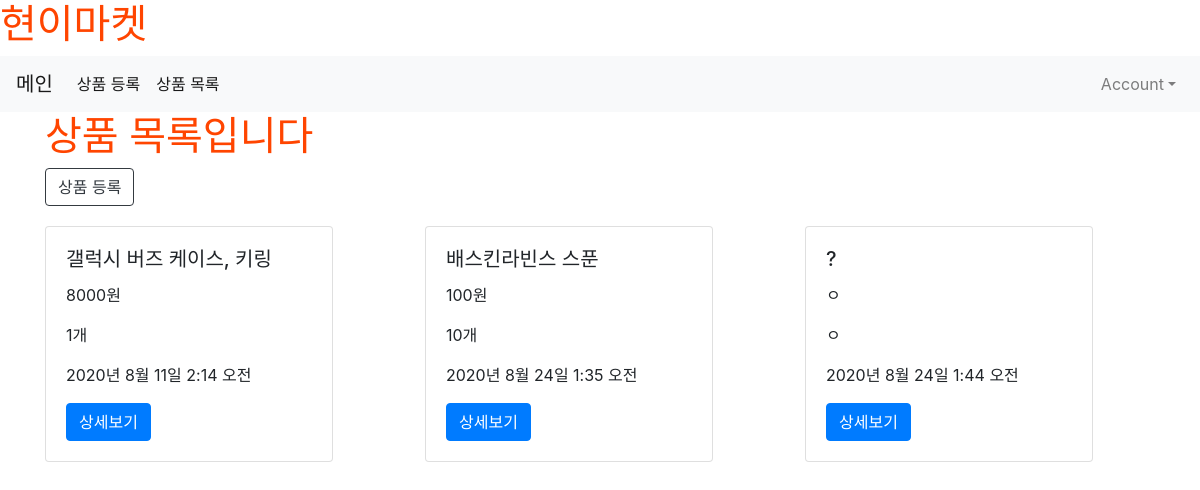
Before: /product/ (signed in) with the older database file.
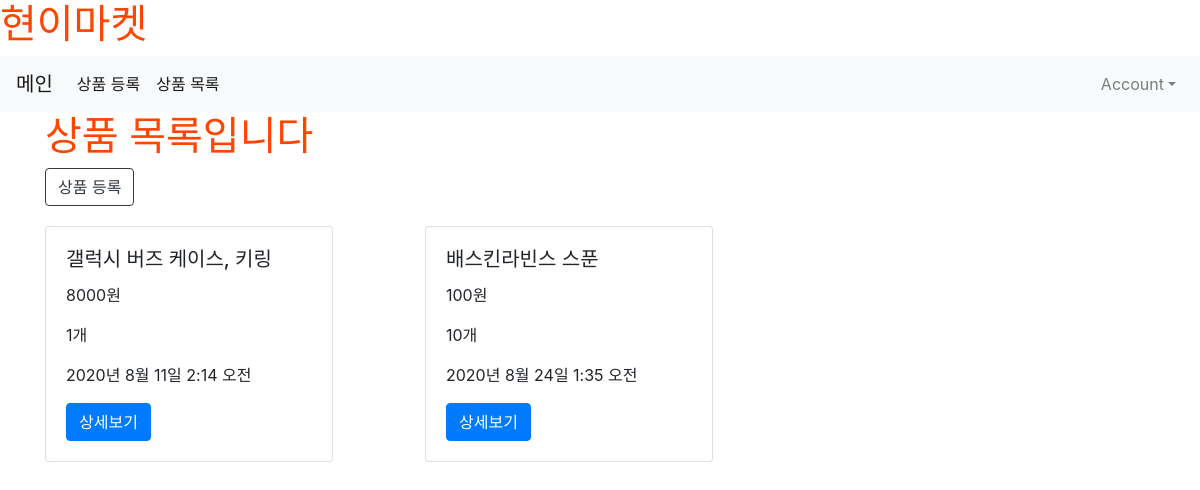
After: the same page with the newer database file.
### product/models.py (models this page shows)
class Product(models.Model):
    title = models.CharField(max_length= 50, null=False)
    content = models.TextField()
    price = models.CharField(max_length= 50, null=False)
    stock = models.CharField(max_length= 50, null=False)
    image = models.ImageField(upload_to='images/', null=True)
    created_at = models.DateTimeField(auto_now_add = True)
    updated_at = models.DateTimeField(auto_now = True)
    writer = models.ForeignKey(User, on_delete = models.CASCADE, null=True)
    view_count = models.IntegerField(default = 0, null=True)

### product/views.py (the view)
# urls.py: path('', main, name="main"),
def main(request):
    products = Product.objects.all()
    return render(request, 'product/main.html', {'products':products})

### product/templates/product/main.html
{% extends 'base.html' %}
{% load static %}
{% block content %}
{% if user.is_authenticated %}
<div class="container">
    <h1>상품 목록입니다</h1>
    <a class="btn btn-outline-dark" href="{% url 'product:new' %}">상품 등록</a>
    <div class="row">
        {% for product in products %}
        <div class="col-md-4 col-12">
            <div class="card" style="width: 18rem; margin-top: 20px;">
                <div class="card-body">
                    <h5 class="card-title">{{ product.title }}</h5>
                    <p class="card-text">{{ product.price }}</p>
                    <p class="card-text">{{ product.stock }}</p>
                    <p>{{ product.created_at }}</p>
                    <a href="{% url 'product:show' product.pk %}" class="btn btn-primary">상세보기</a>
                </div>
            </div>
        </div>
        {% endfor %}
    </div>
</div>
{% else %}
    <h3>로그인 후 이용이 가능합니다</h3>
    <a href="{% url 'account_login' %}" class="btn btn-warning">로그인</a>
    <a href="{% url 'account_signup' %}" class="btn btn-warning">회원가입</a>
{% endif %}
{% endblock %}

Changed rows visible on the page:
removed Product: title "?", price "ㅇ", stock "ㅇ", created_at "2020년 8월 24일 1:44 오전"
